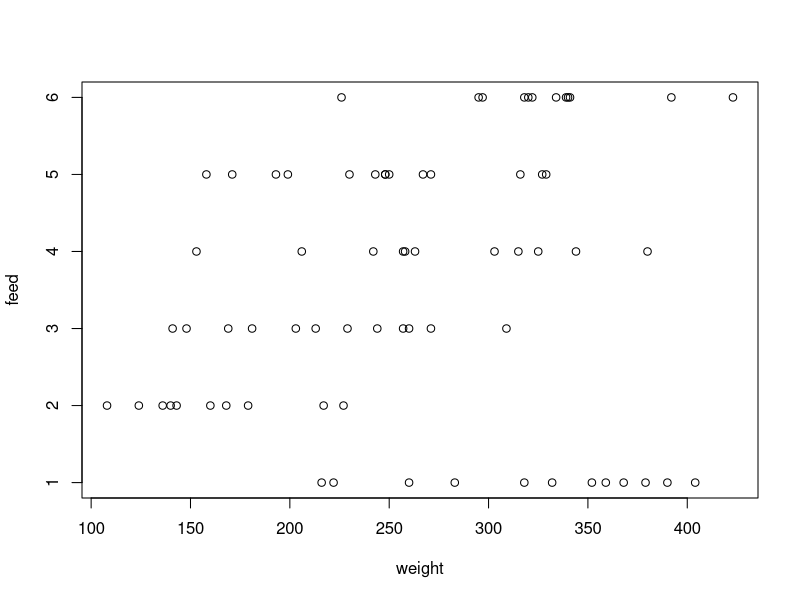
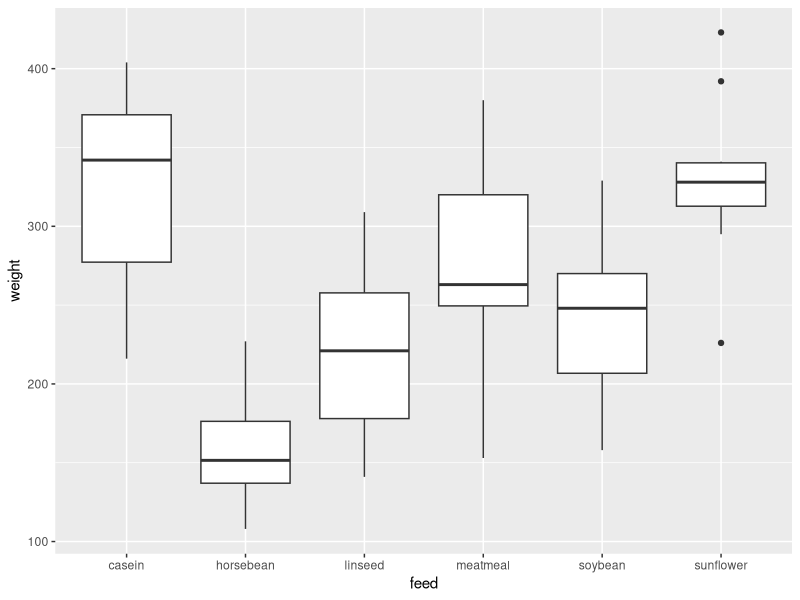
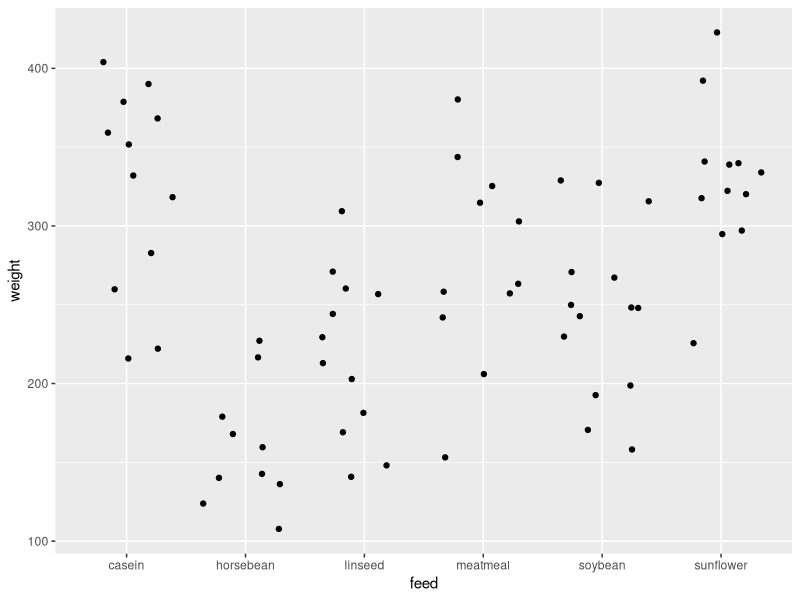

Generate these figures, in order, with R: (Note: this script raises an error after producing the figures.)
#loading library
library(tidyverse)
#read.csv(chickwts)
#chickwts <- read_csv ("chickwts.csv")
glimpse(chickwts)
summary(chickwts)
plot(chickwts)

chickwts %>% 
  group_by(feed) %>%
  summarise(n = n(),
            average = mean(weight),
            SD = sd(weight))


#box plot of feed vs weight
ggplot(chickwts, aes( x = feed, y =  weight )) + 
  geom_boxplot()

#jitter plot of feed vs weight
ggplot(chickwts,aes(x=feed, y=weight)) + 
  geom_jitter() + 
  stat_summary(fun.data = mean_sdl,
               fun.args = list(mult=1),
               color="red")


# Inferential Statistics
chickwts_lm <- lm(weight ~ feed , data =  chickwts)
chickwts_lm
anova(chickwts_lm)


# Rate of change
chickwts_lm <- chickwts_lm %>% 
  chickwts_lm <- (diff [weight ~ feed] - value[data =  chickwts]) %>% 
  arrange(-diff)


chickwts.av <- aov(weight ~ feed, data = chickwts)


#measure and compare feed supplements on the growth rate of chickens

require(stats); require(graphics)
boxplot(weight ~ feed, data = chickwts, col = "lightgray",
        varwidth = TRUE, notch = TRUE, main = "chickwts",
        ylab = "Weight at six weeks (gm)")
anova(lm(weight ~ feed, data = chickwts))


